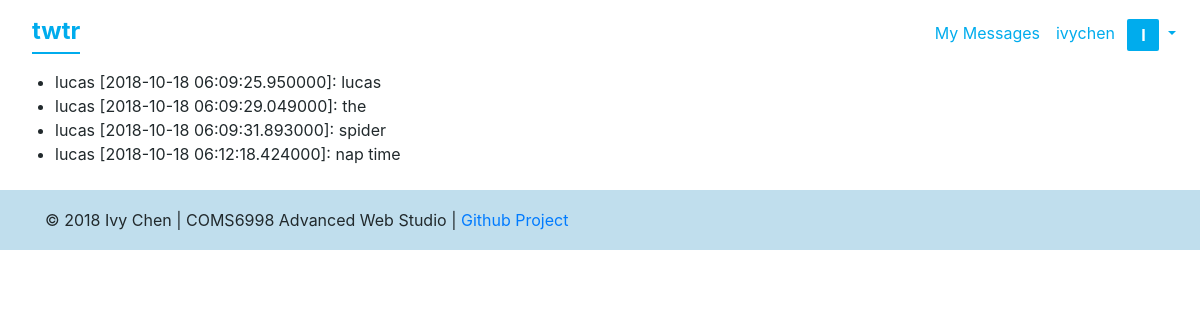
Screenshot of /messages/lucas (signed in) with the database file from the repository.
### models.py (models this page shows, shortened)
class User(UserMixin, db.Model):
    username = db.Column(db.String(140), primary_key=True)
    password = db.Column(db.String(140))
    email = db.Column(db.Text, unique=True)

class History(db.Model):
    id = db.Column('id', db.Integer, primary_key=True)
    timestamp = db.Column(db.DateTime)
    sender = db.Column('sender', db.String(140))
    replyto = db.Column('replyto', db.String(140))
    message = db.Column('message', db.String(300))

### app.py (the view)
@app.route('/messages/<username>', methods=['POST', 'GET'])
def messages(username):
    messages = models.History.query.filter_by(sender=username).all()
    return render_template('messages.html', messages=messages)

### app.py (called while the page is built)
@login_manager.user_loader
def load_user(username):
    try:
        return models.User.query.get(username)
    except:
        return None

### templates/messages.html (shortened to what this page needs)
{% extends "base.html" %}
{% block body %}
  {% block content %}
  <ul id="messages">
    {% for msg in messages %}
      <li>{{ msg.sender }} [{{ msg.timestamp }}]: {{ msg.message }}</li>
    {% endfor %}
  </ul>
  {% endblock %}
{% endblock %}

### templates/base.html (shortened to what this page needs)
<!DOCTYPE html>
<html lang="en" >
<head>
  <link href="https://stackpath.bootstrapcdn.com/bootstrap/4.1.3/css/bootstrap.min.css" rel="stylesheet">
  <link rel="stylesheet" href="https://use.fontawesome.com/releases/v5.3.1/css/all.css">
  <link rel="stylesheet" type="text/css"
        href="{{url_for('static', filename='css/main.css')}}">
</head>
<body>
  <nav class="navbar navbar-expand-sm">
    <a class="navbar-brand" href="/">twtr</a>
    <div class="collapse navbar-collapse" id="navbarSupportedContent">
      <ul class="navbar-nav mr-auto">
        {% if current_user.is_authenticated %}
        <li class="nav-item active">
          <a class="nav-link" href="/messages/{{ current_user.username }}">My Messages</a>
        </li>
        {% endif %}
      {% if current_user.is_authenticated %}
      <li class="nav-item dropdown">
        <a class="nav-link dropdown-toggle" href="#" id="navbarDropdown" role="button" data-toggle="dropdown" aria-haspopup="true" aria-expanded="false">
          {{ current_user.username }}
          <div class="user-icon">{{ current_user.username[0].upper() }}</div>
        </a>
      </li>
      {% endif %}
      </ul>
    </div>
  </nav>
	<div class="container-fluid">
    {% block body %}{% endblock %}
	</div>
  <footer class="footer">
    <div class="footer-copyright">
      <div class="container">
        © 2018 Ivy Chen | COMS6998 Advanced Web Studio |
        <a class="grey-text text-lighten-4 right" href="https://github.com/ivychen/COMS6998-AdvWebStudio">Github Project</a>
      </div>
    </div>
  </footer>
  </head>
  <body>
</body>
</html>

### static/css/main.css (style rules this page uses)
.navbar-nav { width: 100%; display: flex; align-items: baseline; justify-content: flex-end; }
nav.navbar.navbar-expand-sm .navbar-brand { font-weight: bold; font-size: 1.5rem !important; height: 46px; margin-left: 1rem; border-bottom: 2px solid #00aced; margin-bottom: .5rem; }
nav.navbar.navbar-expand-sm a, nav.navbar.navbar-expand-sm li { color: #00aced !important; }
.user-icon { display: inline-flex; align-items: center; font-weight: bold; justify-content: center; background-color: #00aced; height: 32px; width: 32px; vertical-align: middle; border-radius: 2px; margin-left: .5rem; color: white; }
body > .container-fluid { margin-top: 0 !important; }
body > .container-fluid { color: #21292c; margin-top: 1.5rem; margin-bottom: 1.5rem; }
.footer { color: #21292c; position: relative; bottom: 0; width: 100%; line-height: 60px; background-color: #c0deed; }

### rows the page displays
User: username "ivychen"
History: sender "lucas", timestamp "2018-10-18 06:09:25.950000", message "lucas"
History: sender "lucas", timestamp "2018-10-18 06:09:29.049000", message "the"
History: sender "lucas", timestamp "2018-10-18 06:09:31.893000", message "spider"
History: sender "lucas", timestamp "2018-10-18 06:12:18.424000", message "nap time"

### other values shown
{{ current_user.username[0].upper() }} "I"
